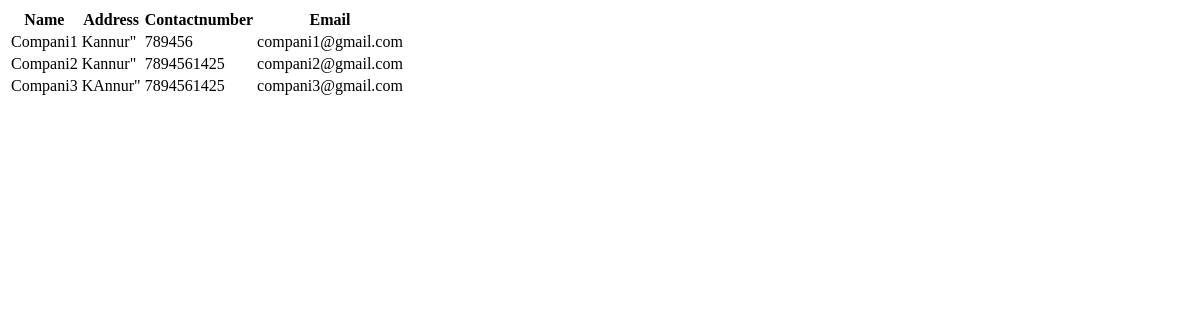
The app's page /companydetails, older data.
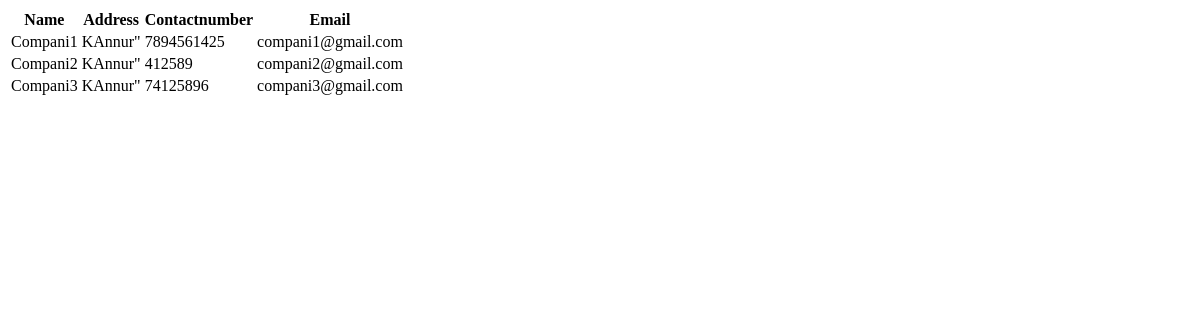
The same page, newer data.
### app/models.py (models this page shows, shortened)
class Company(models.Model):
    company_id=models.ForeignKey(CustomUser,on_delete=models.CASCADE)
    name=models.CharField(max_length=100)
    address=models.CharField(max_length=100)
    contactnumber=models.IntegerField(null=True,blank=True)
    email= models.CharField(max_length=100)

### app/views.py (the view)
# urls.py: path('companydetails',views.Companydetails,name='companydetails'),
def Companydetails(request):
    data=Company.objects.all()
    return render(request,'companydetails.html',{'data':data})

### templates/companydetails.html (shortened to what this page needs)
<!DOCTYPE html>
<html lang="en">
<head>
</head>
<body>
    <table>
        <tr>
            <th>Name</th>
            <th>Address</th>
            <th>Contactnumber</th>
            <th>Email</th>
        </tr>
        {% for i in data %}
        <tr>
            <td>{{i.name}}</td>
            <td>{{i.address}}"</td>
            <td>{{i.contactnumber}}</td>
            <td>{{i.email}}</td>
        </tr>
        {% endfor %}
    </table>
</body>
</html>

Row changes from the older to the newer data that the page shows:
changed Company "Compani1": address "Kannur" → "KAnnur"; contactnumber "789456" → "7894561425"
changed Company "Compani2": address "Kannur" → "KAnnur"; contactnumber "7894561425" → "412589"
changed Company "Compani3": contactnumber "7894561425" → "74125896"
